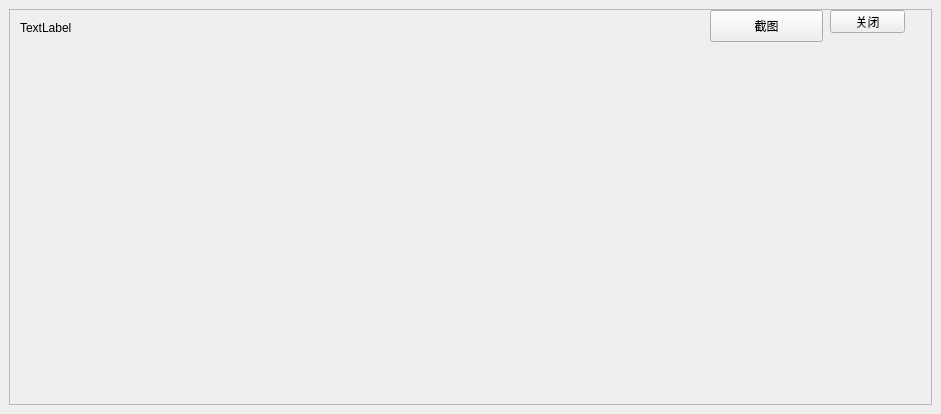
<?xml version="1.0" encoding="UTF-8"?>
<ui version="4.0">
 <class>MapWindow</class>
 <widget class="QMainWindow" name="MapWindow">
  <property name="geometry">
   <rect>
    <x>0</x>
    <y>0</y>
    <width>941</width>
    <height>414</height>
   </rect>
  </property>
  <property name="windowTitle">
   <string>MainWindow</string>
  </property>
  <widget class="QWidget" name="centralwidget">
   <layout class="QVBoxLayout" name="verticalLayout">
    <item>
     <widget class="QScrollArea" name="scrollArea">
      <property name="enabled">
       <bool>true</bool>
      </property>
      <property name="widgetResizable">
       <bool>false</bool>
      </property>
      <widget class="QWidget" name="scrollAreaWidgetContents">
       <property name="geometry">
        <rect>
         <x>0</x>
         <y>0</y>
         <width>898</width>
         <height>394</height>
        </rect>
       </property>
       <widget class="QLabel" name="label">
        <property name="geometry">
         <rect>
          <x>10</x>
          <y>10</y>
          <width>54</width>
          <height>16</height>
         </rect>
        </property>
        <property name="maximumSize">
         <size>
          <width>300</width>
          <height>30</height>
         </size>
        </property>
        <property name="text">
         <string>TextLabel</string>
        </property>
       </widget>
       <widget class="QCustomPlot" name="singleLinePlot" native="true">
        <property name="geometry">
         <rect>
          <x>650</x>
          <y>30</y>
          <width>241</width>
          <height>331</height>
         </rect>
        </property>
       </widget>
       <widget class="QCustomPlot" name="customPlot" native="true">
        <property name="geometry">
         <rect>
          <x>10</x>
          <y>30</y>
          <width>631</width>
          <height>331</height>
         </rect>
        </property>
       </widget>
       <widget class="QPushButton" name="closeButton">
        <property name="geometry">
         <rect>
          <x>820</x>
          <y>0</y>
          <width>75</width>
          <height>23</height>
         </rect>
        </property>
        <property name="text">
         <string>关闭</string>
        </property>
       </widget>
       <widget class="QPushButton" name="captureButton">
        <property name="geometry">
         <rect>
          <x>700</x>
          <y>0</y>
          <width>113</width>
          <height>32</height>
         </rect>
        </property>
        <property name="text">
         <string>截图</string>
        </property>
       </widget>
      </widget>
     </widget>
    </item>
   </layout>
  </widget>
 </widget>
 <customwidgets>
  <customwidget>
   <class>QCustomPlot</class>
   <extends>QWidget</extends>
   <header location="global">qcustomplot.h</header>
   <container>1</container>
  </customwidget>
 </customwidgets>
 <resources/>
 <connections/>
</ui>
